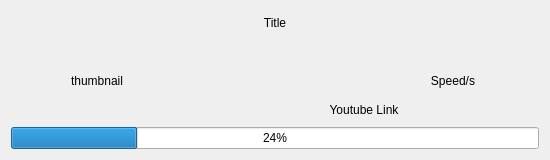
<?xml version="1.0" encoding="UTF-8"?>
<ui version="4.0">
 <class>ListWidget</class>
 <widget class="QDialog" name="ListWidget">
  <property name="geometry">
   <rect>
    <x>0</x>
    <y>0</y>
    <width>550</width>
    <height>160</height>
   </rect>
  </property>
  <property name="windowTitle">
   <string>Dialog</string>
  </property>
  <layout class="QGridLayout" name="gridLayout">
   <item row="1" column="0" rowspan="3">
    <widget class="QLabel" name="label">
     <property name="text">
      <string>thumbnail</string>
     </property>
     <property name="alignment">
      <set>Qt::AlignCenter</set>
     </property>
    </widget>
   </item>
   <item row="3" column="1" colspan="2">
    <widget class="QLabel" name="label_3">
     <property name="text">
      <string>Youtube Link</string>
     </property>
     <property name="alignment">
      <set>Qt::AlignCenter</set>
     </property>
    </widget>
   </item>
   <item row="0" column="0" colspan="3">
    <widget class="QLabel" name="label_2">
     <property name="text">
      <string>Title</string>
     </property>
     <property name="alignment">
      <set>Qt::AlignCenter</set>
     </property>
    </widget>
   </item>
   <item row="2" column="2">
    <widget class="QLabel" name="label_4">
     <property name="text">
      <string>Speed/s</string>
     </property>
     <property name="alignment">
      <set>Qt::AlignCenter</set>
     </property>
    </widget>
   </item>
   <item row="4" column="0" colspan="3">
    <widget class="QProgressBar" name="progressBar">
     <property name="value">
      <number>24</number>
     </property>
    </widget>
   </item>
  </layout>
 </widget>
 <resources/>
 <connections/>
</ui>
